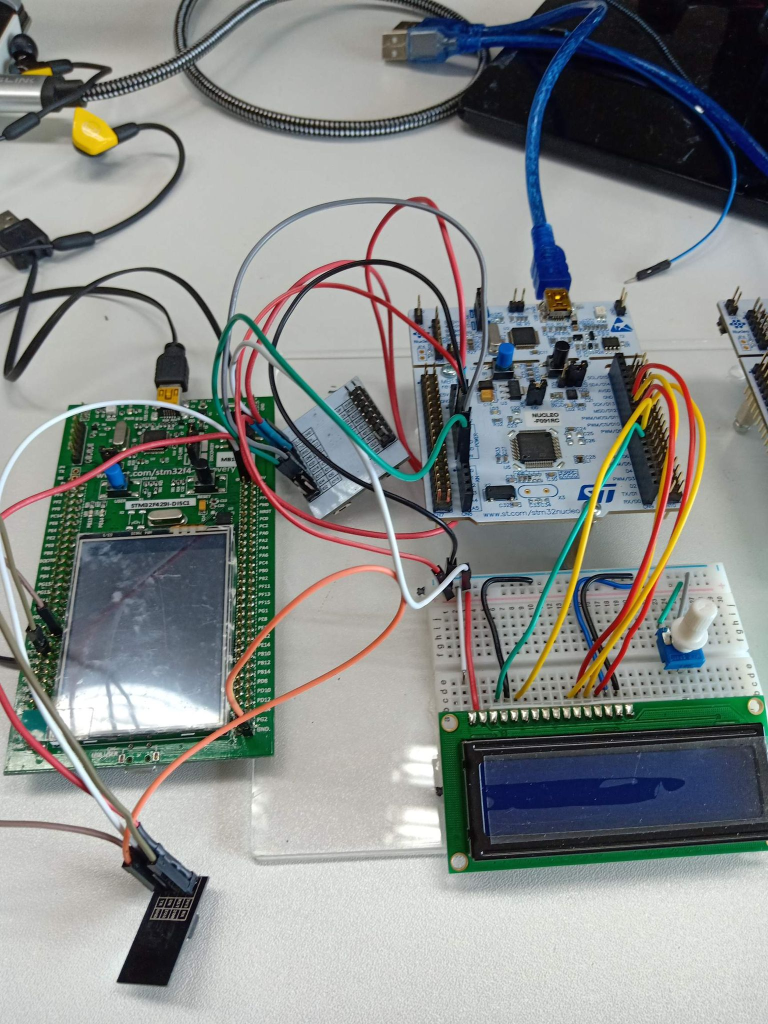
%> input picture Quiz/test_circuit.jpg, 1536 x 2048 px (shown at 1/2 size)
$ octave test_p2.m   (GNU Octave 9; MATLAB toolbox functions it lacks are replaced by stand-ins)
%> lines starting %> are read from the running program, lines starting %| are printed output that depends on the picture
Im = im2double(imresize(rgb2gray(imread('test_circuit.jpg')),0.25));
%> Im: size 512x384 double; min 0.00392, max 1, mean 0.539
Noise1 = imnoise(Im,'gaussian',0,0.05);
Noise2 = imnoise(Im,'gaussian',0,0.05);
Noise3 = imnoise(Im,'gaussian',0,0.05);
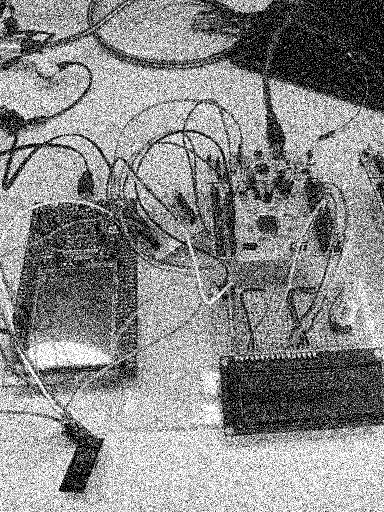
%> Noise3: size 512x384 double; min 0, max 1, mean 0.538; mean of the top-left, top-right, bottom-left and bottom-right quarters 0.564, 0.428, 0.608, 0.552
Noise4 = imnoise(Im,'gaussian',0,0.05);
Noise5 = imnoise(Im,'gaussian',0,0.05);
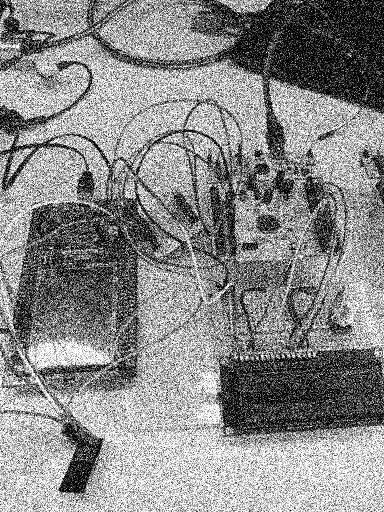
%> Noise5: size 512x384 double; min 0, max 1, mean 0.539; mean of the top-left, top-right, bottom-left and bottom-right quarters 0.564, 0.43, 0.608, 0.553
Noise6 = imnoise(Im,'gaussian',0,0.05);
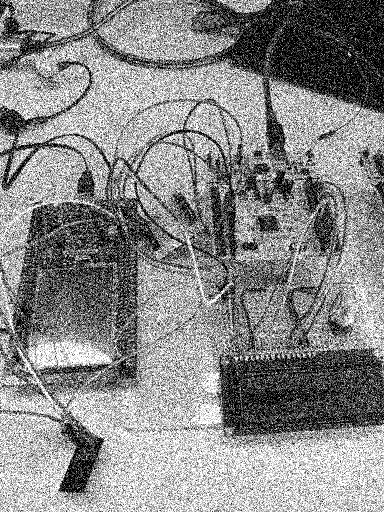
%> Noise6: size 512x384 double; min 0, max 1, mean 0.538; mean of the top-left, top-right, bottom-left and bottom-right quarters 0.564, 0.427, 0.607, 0.553
Noise7 = imnoise(Im,'gaussian',0,0.05);
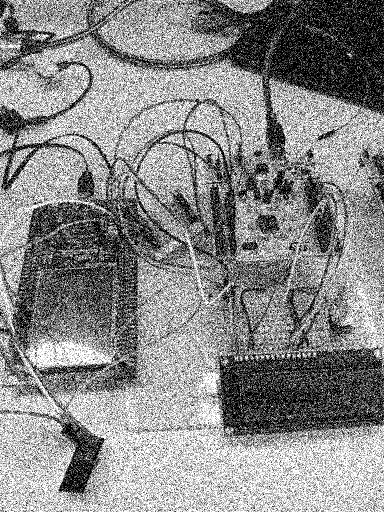
%> Noise7: size 512x384 double; min 0, max 1, mean 0.539; mean of the top-left, top-right, bottom-left and bottom-right quarters 0.564, 0.429, 0.609, 0.553
Noise8 = imnoise(Im,'gaussian',0,0.05);
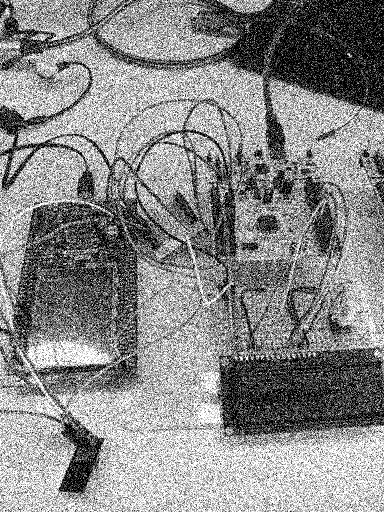
%> Noise8: size 512x384 double; min 0, max 1, mean 0.538; mean of the top-left, top-right, bottom-left and bottom-right quarters 0.564, 0.428, 0.607, 0.552
Noise9 = imnoise(Im,'gaussian',0,0.05);
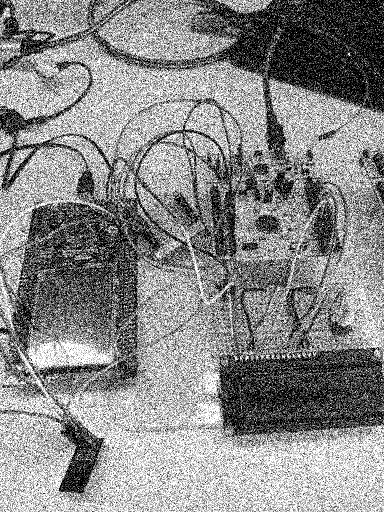
%> Noise9: size 512x384 double; min 0, max 1, mean 0.539; mean of the top-left, top-right, bottom-left and bottom-right quarters 0.566, 0.429, 0.609, 0.554
Noise10 = imnoise(Im,'gaussian',0,0.05);
[row col] = size(Im);
%> row = 512; col = 384
find_median = zeros(row,col);
for r = 1:row
    for c = 1:col
        findm = [Noise1(r,c) Noise2(r,c) Noise3(r,c) Noise4(r,c) Noise5(r,c) Noise6(r,c) Noise7(r,c) Noise8(r,c) Noise9(r,c) Noise10(r,c)];
        med = median(findm);
        find_median(r,c) = med;
    end
end
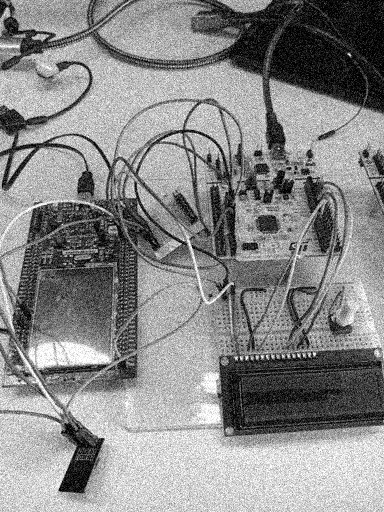
%> find_median: size 512x384 double; min 0, max 1, mean 0.539; mean of the top-left, top-right, bottom-left and bottom-right quarters 0.566, 0.417, 0.617, 0.558
average = (Noise1+Noise2+Noise3+Noise4+Noise5+Noise6+Noise7+Noise8+Noise9+Noise10)/10;
subplot(121);imshow(average);title("image averaging");
subplot(122);imshow(find_median);title("find median");
